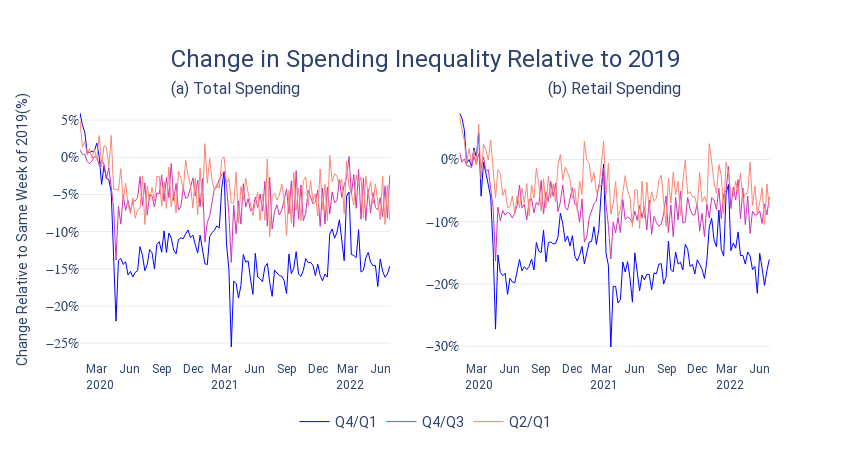

The cell this chart's notebook holds for it:
### Code cell
fig = make_subplots(rows=1, cols=2,
                   subplot_titles=("(a) Total Spending", "(b) Retail Spending"))

df1 = spendineq_inc2019_change2019
df2 = retineq_inc2019_change2019

trace = go.Scatter(
    x=df1["date"],
    y=(df1["yoy2019spend_q4q1"]),
    line_width=1,
    line_color="#0000ff", ##003f5c
    name="Q4/Q1",
    mode="lines",
    hovertemplate='Week end: <b>%{x}</b><br> Change in Q4/Q1 of total spending relative to 2019: <b>%{y:.1%}</b><extra></extra>'
    )
fig.add_trace(trace, row=1, col=1)
trace = go.Scatter(
    x=df1["date"],
    y=(df1["yoy2019spend_q4q3"]),
    line_width=1,
    line_color="#cd34b5", ##003f5c
    name="Q4/Q3",
    mode="lines",
    hovertemplate='Week end: <b>%{x}</b><br> Change in Q4/Q3 of total spending relative to 2019: <b>%{y:.1%}</b><extra></extra>'
    )
fig.add_trace(trace, row=1, col=1)
trace = go.Scatter(
    x=df1["date"],
    y=(df1["yoy2019spend_q2q1"]),
    line_width=1,
    line_color="#fa8775", ##003f5c
    name="Q2/Q1",
    mode="lines",
    hovertemplate='Week end: <b>%{x}</b><br> Change in Q2/Q1 of total spending relative to 2019: <b>%{y:.1%}</b><extra></extra>'
    )
fig.add_trace(trace, row=1, col=1)


#############

trace = go.Scatter(
    x=df2["date"],
    y=(df2["yoy2019retspend_q4q1"]),
    line_width=1,
    line_color="#0000ff", ##003f5c
    name="Q4/Q1",
    mode="lines",
    showlegend=False,    
    hovertemplate='Week end: <b>%{x}</b><br> Change in Q4/Q1 of retail spending relative to 2019: <b>%{y:.1%}</b><extra></extra>'
    )
fig.add_trace(trace, row=1, col=2)
trace = go.Scatter(
    x=df2["date"],
    y=(df2["yoy2019retspend_q4q3"]),
    line_width=1,
    line_color="#cd34b5", ##003f5c
    name="Q4/Q3",
    mode="lines",
    showlegend=False,    
    hovertemplate='Week end: <b>%{x}</b><br> Change in Q4/Q3 of retail spending relative to 2019: <b>%{y:.1%}</b><extra></extra>'
    )
fig.add_trace(trace, row=1, col=2)
trace = go.Scatter(
    x=df2["date"],
    y=(df2["yoy2019retspend_q2q1"]),
    line_width=1,
    line_color="#fa8775", ##003f5c
    name="Q2/Q1",
    mode="lines",
    showlegend=False,    
    hovertemplate='Week end: <b>%{x}</b><br> Change in Q2/Q1 of retail spending relative to 2019: <b>%{y:.1%}</b><extra></extra>'
    )
fig.add_trace(trace, row=1, col=2)


fig.update_layout (yaxis1=dict(
        zeroline=False,
        gridcolor="#EAECF0",
        gridwidth=1,
        # range=[0,20],
        tickformat='.0%',
        tickfont=dict(family="Roboto Mono", size=14, color="#2D426A"),
    ),
    yaxis2=dict(
        zeroline=False,
        gridcolor="#EAECF0",
        gridwidth=1,
        # range=[0,20],
        tickformat='.0%',
        tickfont=dict(family="Roboto Mono", size=14, color="#2D426A"),
    ),               
    xaxis1=dict(
        zeroline=False,
        zerolinecolor="#EAECF0",
        zerolinewidth=1,
     #   tickangle = 45,
     #   gridcolor="#EAECF0",
    #    gridwidth=1,
        range=["2020-01-08", "2022-07-01"],
        tickfont=dict(family="Roboto", size=12, color="#2D426A"),
        tickmode = 'array',
        tickvals = ['2020-03-01' ,'2020-06-01',  '2020-9-01', '2020-12-01', 
                    '2021-03-01' ,'2021-06-01',  '2021-9-01', '2021-12-01',
                    '2022-03-01' ,'2022-06-01',],
        ticktext = ['Mar <br> 2020', 'Jun', 'Sep', 'Dec', 'Mar <br> 2021', 'Jun', 'Sep', 'Dec', 'Mar <br> 2022', 'Jun'],
    ),
    xaxis2=dict(
        zeroline=False,
        zerolinecolor="#EAECF0",
        zerolinewidth=1,
     #   tickangle = 45,
     #   gridcolor="#EAECF0",
    #    gridwidth=1,
        range=["2020-01-08", "2022-07-01"],
        tickfont=dict(family="Roboto", size=12, color="#2D426A"),
        tickmode = 'array',
        tickvals = ['2020-03-01' ,'2020-06-01',  '2020-9-01', '2020-12-01', 
                    '2021-03-01' ,'2021-06-01',  '2021-9-01', '2021-12-01',
                    '2022-03-01' ,'2022-06-01',],
        ticktext = ['Mar <br> 2020', 'Jun', 'Sep', 'Dec', 'Mar <br> 2021', 'Jun', 'Sep', 'Dec', 'Mar <br> 2022', 'Jun'],
    ),               
    showlegend=True,
    yaxis_title="Change Relative to Same Week of 2019(%)",
    font=dict(family="Roboto", size=12, color="#2D426A"),
    legend=dict(
        yanchor="bottom",
        y=-0.3,
        xanchor="center",
        x=0.5,
        font=dict(family="Roboto", size=14, color="#2D426A"),
        # traceorder='reversed',
        orientation="h",
    ),
    title=dict(
        font=dict(family="Roboto", size=24, color="#2D426A"),
        text="Change in Spending Inequality Relative to 2019",
        yanchor="middle",
        y=0.87,
        xanchor="center",
        x=0.5,
    ),
    plot_bgcolor="rgba(0,0,0,0)",
    height=450, width = 850,
    hoverlabel=dict(
        bgcolor="white",
        bordercolor="#2D426A",
        font=dict(size=12, family="Roboto Mono", color="#2D426A"),
    ))



fig.show()
fig.write_html("html_figures\\ineq_change_2019.html")

py.plot(fig, filename = 'ineq_change_2019', auto_open=True)

### Figure 1 — Plotly figure (JSON) as saved in the notebook; plotly's stock layout.template omitted (floating-point values rounded to 4 significant figures; data arrays with more than 128 entries replaced by an {"elided": "..."} marker saying what was removed)
{"data": [{"hovertemplate": "Week end: <b>%{x}</b><br> Change in Q4/Q1 of total spending relative to 2019: <b>%{y:.1%}</b><extra></extra>", "line": {"color": "#0000ff", "width": 1}, "mode": "lines", "name": "Q4/Q1", "type": "scatter", "x": {"elided": "130 str values"}, "xaxis": "x", "y": {"elided": "130 float values"}, "yaxis": "y"}, {"hovertemplate": "Week end: <b>%{x}</b><br> Change in Q4/Q3 of total spending relative to 2019: <b>%{y:.1%}</b><extra></extra>", "line": {"color": "#cd34b5", "width": 1}, "mode": "lines", "name": "Q4/Q3", "type": "scatter", "x": {"elided": "130 str values"}, "xaxis": "x", "y": {"elided": "130 float values"}, "yaxis": "y"}, {"hovertemplate": "Week end: <b>%{x}</b><br> Change in Q2/Q1 of total spending relative to 2019: <b>%{y:.1%}</b><extra></extra>", "line": {"color": "#fa8775", "width": 1}, "mode": "lines", "name": "Q2/Q1", "type": "scatter", "x": {"elided": "130 str values"}, "xaxis": "x", "y": {"elided": "130 float values"}, "yaxis": "y"}, {"hovertemplate": "Week end: <b>%{x}</b><br> Change in Q4/Q1 of retail spending relative to 2019: <b>%{y:.1%}</b><extra></extra>", "line": {"color": "#0000ff", "width": 1}, "mode": "lines", "name": "Q4/Q1", "showlegend": false, "type": "scatter", "x": {"elided": "130 str values"}, "xaxis": "x2", "y": {"elided": "130 float values"}, "yaxis": "y2"}, {"hovertemplate": "Week end: <b>%{x}</b><br> Change in Q4/Q3 of retail spending relative to 2019: <b>%{y:.1%}</b><extra></extra>", "line": {"color": "#cd34b5", "width": 1}, "mode": "lines", "name": "Q4/Q3", "showlegend": false, "type": "scatter", "x": {"elided": "130 str values"}, "xaxis": "x2", "y": {"elided": "130 float values"}, "yaxis": "y2"}, {"hovertemplate": "Week end: <b>%{x}</b><br> Change in Q2/Q1 of retail spending relative to 2019: <b>%{y:.1%}</b><extra></extra>", "line": {"color": "#fa8775", "width": 1}, "mode": "lines", "name": "Q2/Q1", "showlegend": false, "type": "scatter", "x": {"elided": "130 str values"}, "xaxis": "x2", "y": {"elided": "130 float values"}, "yaxis": "y2"}], "layout": {"annotations": [{"font": {"size": 16}, "showarrow": false, "text": "(a) Total Spending", "x": 0.225, "xanchor": "center", "xref": "paper", "y": 1, "yanchor": "bottom", "yref": "paper"}, {"font": {"size": 16}, "showarrow": false, "text": "(b) Retail Spending", "x": 0.775, "xanchor": "center", "xref": "paper", "y": 1, "yanchor": "bottom", "yref": "paper"}], "font": {"color": "#2D426A", "family": "Roboto", "size": 12}, "height": 450, "hoverlabel": {"bgcolor": "white", "bordercolor": "#2D426A", "font": {"color": "#2D426A", "family": "Roboto Mono", "size": 12}}, "legend": {"font": {"color": "#2D426A", "family": "Roboto", "size": 14}, "orientation": "h", "x": 0.5, "xanchor": "center", "y": -0.3, "yanchor": "bottom"}, "plot_bgcolor": "rgba(0,0,0,0)", "showlegend": true, "title": {"font": {"color": "#2D426A", "family": "Roboto", "size": 24}, "text": "Change in Spending Inequality Relative to 2019", "x": 0.5, "xanchor": "center", "y": 0.87, "yanchor": "middle"}, "width": 850, "xaxis": {"anchor": "y", "domain": [0, 0.45], "range": ["2020-01-08", "2022-07-01"], "tickfont": {"color": "#2D426A", "family": "Roboto", "size": 12}, "tickmode": "array", "ticktext": ["Mar <br> 2020", "Jun", "Sep", "Dec", "Mar <br> 2021", "Jun", "Sep", "Dec", "Mar <br> 2022", "Jun"], "tickvals": ["2020-03-01", "2020-06-01", "2020-9-01", "2020-12-01", "2021-03-01", "2021-06-01", "2021-9-01", "2021-12-01", "2022-03-01", "2022-06-01"], "zeroline": false, "zerolinecolor": "#EAECF0", "zerolinewidth": 1}, "xaxis2": {"anchor": "y2", "domain": [0.55, 1], "range": ["2020-01-08", "2022-07-01"], "tickfont": {"color": "#2D426A", "family": "Roboto", "size": 12}, "tickmode": "array", "ticktext": ["Mar <br> 2020", "Jun", "Sep", "Dec", "Mar <br> 2021", "Jun", "Sep", "Dec", "Mar <br> 2022", "Jun"], "tickvals": ["2020-03-01", "2020-06-01", "2020-9-01", "2020-12-01", "2021-03-01", "2021-06-01", "2021-9-01", "2021-12-01", "2022-03-01", "2022-06-01"], "zeroline": false, "zerolinecolor": "#EAECF0", "zerolinewidth": 1}, "yaxis": {"anchor": "x", "domain": [0, 1], "gridcolor": "#EAECF0", "gridwidth": 1, "tickfont": {"color": "#2D426A", "family": "Roboto Mono", "size": 14}, "tickformat": ".0%", "title": {"text": "Change Relative to Same Week of 2019(%)"}, "zeroline": false}, "yaxis2": {"anchor": "x2", "domain": [0, 1], "gridcolor": "#EAECF0", "gridwidth": 1, "tickfont": {"color": "#2D426A", "family": "Roboto Mono", "size": 14}, "tickformat": ".0%", "zeroline": false}}}
